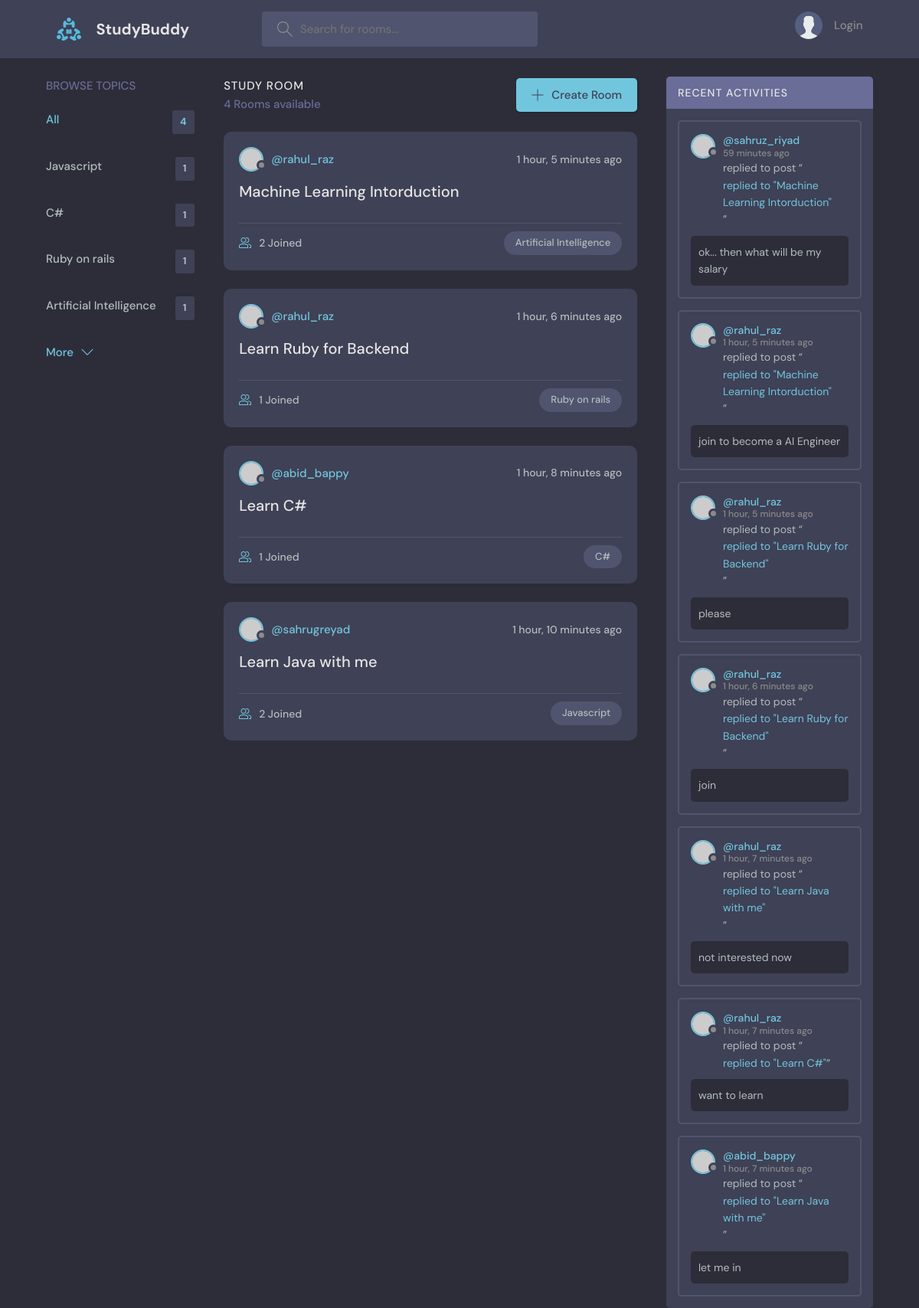
The page / on the database its author committed.
### base/models.py (models this page shows, shortened)
class Topic(models.Model):
    name = models.CharField(max_length=200)

class Room(models.Model):
    host = models.ForeignKey(User, on_delete= models.SET_NULL , null = True)
    topic = models.ForeignKey(Topic, on_delete= models.SET_NULL , null = True)
    name = models.CharField(max_length = 200)
    description = models.TextField(null = True, blank = True)
    participants = models.ManyToManyField(User, related_name='participants', blank=True)
    updated = models.DateTimeField(auto_now = True)
    created = models.DateTimeField(auto_now_add = True)
    class Meta:
        ordering = ['-updated', '-created']
    def __str__(self):
        return self.name

class User(AbstractUser):
    name = models.CharField(max_length=200, null=True)
    email = models.EmailField(unique=True, null=True)
    username = models.CharField(max_length=100, unique=True)
    bio = models.TextField(null=True)
    avatar = models.ImageField(null=True, default='avatar.svg')
    REQUIRED_FIELDS = []

class Message(models.Model):
    user = models.ForeignKey(User, on_delete= models.CASCADE)
    room = models.ForeignKey(Room, on_delete= models.CASCADE)
    body = models.TextField()
    updated = models.DateTimeField(auto_now = True)
    created = models.DateTimeField(auto_now_add = True)
    class Meta:
        ordering = ['-updated', '-created']

### base/views.py (the view)
# urls.py: path('',views.home, name= "home"),
def home(request):
    q = request.GET.get('q') if request.GET.get('q') != None else ''
    rooms = Room.objects.filter(
        Q(topic__name__icontains=q) |
        Q(name__icontains=q) |
        Q(description__icontains=q)
        )
    room_count = rooms.count()
    topics = Topic.objects.all()
    room_messages = Message.objects.filter(Q(room__topic__name__icontains=q))
    context = {'rooms' : rooms, 'topics' : topics,
               'room_count' : room_count, 'room_messages' : room_messages}
    return render(request, 'home.html' , context)

### templates/home.html (shortened to what this page needs)
{% extends 'main.html' %}
{% block content %}
<main class="layout layout--3">
  <div class="container">
    {% include 'base/topics_component.html' %}
    <div class="roomList">
      <div class="roomList__header">
        <div>
          <h2>Study Room</h2>
          <p>{{room_count}} Rooms available</p>
        </div>
        <a class="btn btn--main" href="{%url 'create-room' %}">
          <svg version="1.1" xmlns="http://www.w3.org/2000/svg" width="32" height="32" viewBox="0 0 32 32">
            <title>add</title>
            <path
              d="M16.943 0.943h-1.885v14.115h-14.115v1.885h14.115v14.115h1.885v-14.115h14.115v-1.885h-14.115v-14.115z"
            ></path>
          </svg>
          Create Room
        </a>
      </div>
      {% include 'base/feed_component.html' %}
    </div>
    {% include 'base/activity_component.html' %}
  </div>
</main>
{% endblock %}

### base/templates/base/topics_component.html
<div class="topics">
    <div class="topics__header">
      <h2>Browse Topics</h2>
    </div>
    <ul class="topics__list">
      <li>
        <a href="{% url 'home' %}" class="active">All <span>{{topics.count}}</span></a>
      </li>
      {% for topic in topics %}
      <li>
        <a href="{% url 'home' %}?q={{topic.name}}">{{topic.name}} <span>{{topic.room_set.all.count}}</span></a>
      </li>
      {% endfor %}
    </ul>
    <a class="btn btn--link" href="topics.html">
      More
      <svg version="1.1" xmlns="http://www.w3.org/2000/svg" width="32" height="32" viewBox="0 0 32 32">
        <title>chevron-down</title>
        <path d="M16 21l-13-13h-3l16 16 16-16h-3l-13 13z"></path>
      </svg>
    </a>
  </div>

### base/templates/base/feed_component.html (shortened to what this page needs)
{% for room in rooms %}
<div class="roomListRoom">
<div class="roomListRoom__header">
    <a href="{% url 'user-profile' room.host_id %}" class="roomListRoom__author">
    <div class="avatar avatar--small">
        <img src="https://randomuser.me/api/portraits/women/11.jpg" />
    </div>
    <span>@{{room.host.username}}</span>
    </a>
    <div class="roomListRoom__actions">
    <span>{{room.created|timesince}} ago</span>
    </div>
</div>
<div class="roomListRoom__content">
    <a href="{% url 'room' room.id %}">{{room.name}}</a>
</div>
<div class="roomListRoom__meta">
    <a href="{% url 'room' room.id %}" class="roomListRoom__joined">
    {{room.participants.all.count}} Joined
    </a>
    <p class="roomListRoom__topic">{{room.topic.name}}</p>
</div>
</div>
{% endfor %}

### base/templates/base/activity_component.html (shortened to what this page needs)
<div class="activities">
    <div class="activities__header">
      <h2>Recent Activities</h2>
    </div>
    {% for message in room_messages %}
    <div class="activities__box">
      <div class="activities__boxHeader roomListRoom__header">
        <a href="{% url 'user-profile' message.user.id %}" class="roomListRoom__author">
          <div class="avatar avatar--small">
            <img src="https://randomuser.me/api/portraits/women/11.jpg" />
          </div>
          <p>
            @{{message.user}}
            <span>{{message.created|timesince}} ago</span>
          </p>
        </a>
      </div>
      <div class="activities__boxContent">
        <p>replied to post “<a href="{% url 'room' message.room_id %}">replied to "{{message.room}}"</a>”</p>
        <div class="activities__boxRoomContent">
            {{message.body}}
        </div>
      </div>
    </div>
    {% endfor %}
</div>

### rows shown on the page
Topic: name "Javascript", room_set.all.count "1"
Topic: name "C#", room_set.all.count "1"
Topic: name "Ruby on rails", room_set.all.count "1"
Topic: name "Artificial Intelligence", room_set.all.count "1"
Room: host.username "rahul_raz", created "1 hour, 5 minutes", name "Machine Learning Intorduction", participants.all.count "2", topic.name "Artificial Intelligence"
Room: host.username "rahul_raz", created "1 hour, 6 minutes", name "Learn Ruby for Backend", participants.all.count "1", topic.name "Ruby on rails"
Room: host.username "abid_bappy", created "1 hour, 8 minutes", name "Learn C#", participants.all.count "1", topic.name "C#"
Room: host.username "sahrugreyad", created "1 hour, 10 minutes", name "Learn Java with me", participants.all.count "2", topic.name "Javascript"
Message: user "sahruz_riyad", created "59 minutes", room "Machine Learning Intorduction", body "ok... then what will be my salary"
Message: user "rahul_raz", created "1 hour, 5 minutes", room "Machine Learning Intorduction", body "join to become a AI Engineer"
Message: user "rahul_raz", created "1 hour, 5 minutes", room "Learn Ruby for Backend", body "please"
Message: user "rahul_raz", created "1 hour, 6 minutes", room "Learn Ruby for Backend", body "join"
Message: user "rahul_raz", created "1 hour, 7 minutes", room "Learn Java with me", body "not interested now"
Message: user "rahul_raz", created "1 hour, 7 minutes", room "Learn C#", body "want to learn"
Message: user "abid_bappy", created "1 hour, 7 minutes", room "Learn Java with me", body "let me in"

### other values the page prints
{{ topics.count }} "4"
{{ room_count }} "4"
